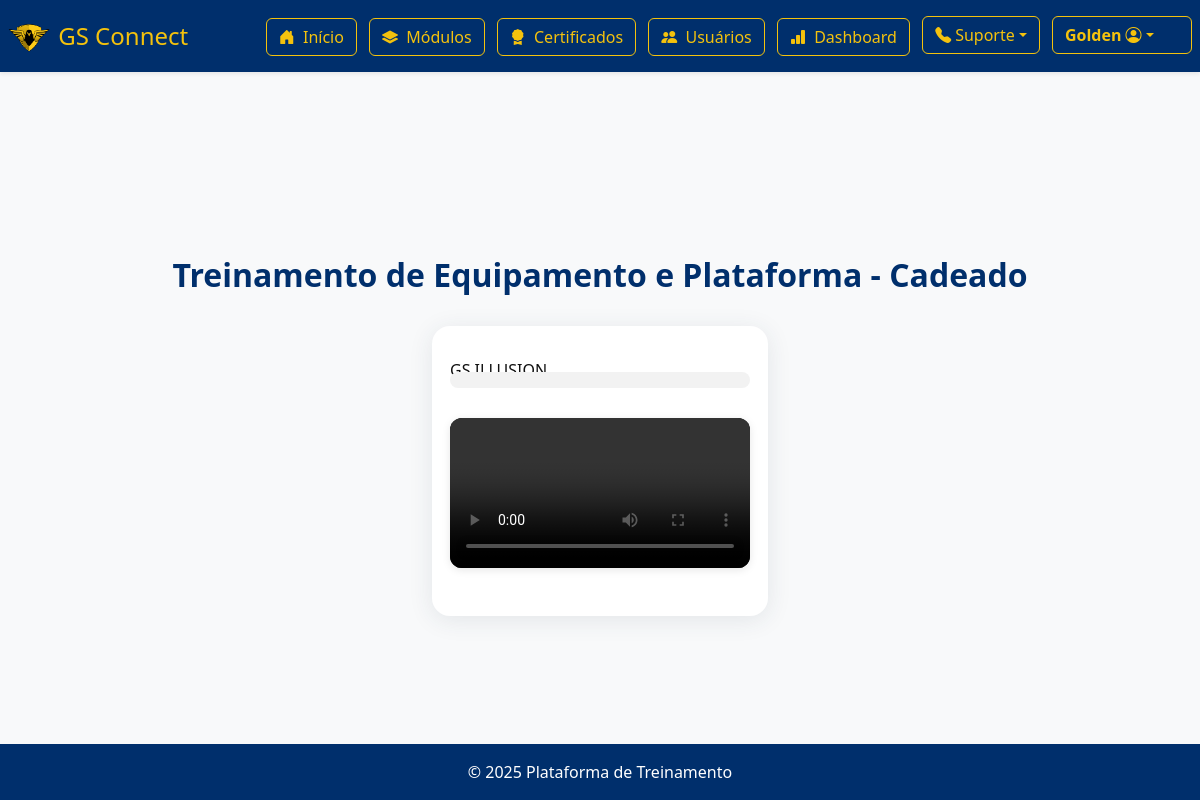
The app's page /cursos/modulo/3/ (signed in) with its own data.
### cursos/models.py (models this page shows, shortened)
class Modulo(models.Model):
    curso = models.ForeignKey(Curso, related_name='modulos', on_delete=models.CASCADE)
    equipamento = models.ForeignKey(Equipamento, on_delete=models.CASCADE)
    titulo = models.CharField(max_length=200)
    conteudo = models.TextField()
    ordem = models.PositiveIntegerField()
    video = models.FileField(upload_to='videos/', null=True, blank=True)  # ✅ aqui
    imagem_capa = models.ImageField(upload_to='capas_modulos/', null=True, blank=True)  # NOVO CAMPO
    beneficios = models.TextField(blank=True, default='')  # Um benefício por linha

### cursos/views.py (the view, shortened to what this page needs)
# urls.py: path('modulo/<int:modulo_id>/', views.ver_modulo, name='ver_modulo'),
def ver_modulo(request, modulo_id):
    modulo = get_object_or_404(Modulo, id=modulo_id)
    if request.user.is_authenticated and request.user.is_staff:
        context = {'modulo': modulo}
        if 'equipamento' in modulo.titulo.lower():
            perfil = PerfilUsuario.objects.get(user=request.user)
            modelos = perfil.modelos_equipamento.all()
            conteudos = ConteudoEquipamento.objects.filter(modelo__in=modelos)
            context['conteudos_equipamentos'] = conteudos
            tempos_assistidos = {
                str(conteudo.modelo.id): ProgressoConteudoEquipamento.objects.filter(
                    usuario=request.user, conteudo=conteudo
                ).first().tempo_assistido if ProgressoConteudoEquipamento.objects.filter(
                    usuario=request.user, conteudo=conteudo
                ).exists() else 0
                for conteudo in conteudos
            }
            context['tempos_assistidos'] = tempos_assistidos
        progresso = ProgressoModulo.objects.filter(usuario=request.user, modulo=modulo).first()
        tempo_assistido = progresso.tempo_assistido if progresso else 0
        context['tempo_assistido'] = tempo_assistido
        return render(request, 'cursos/modulo.html', context)

### cursos/templates/cursos/modulo.html (shortened to what this page needs)
{% extends 'core/base.html' %}
{% load static %}
{% block content %}
{% if modulo.id == 2 %}
  <hr>
  <h3 class="mt-4 mb-3 text-center">Modelos de Equipamento do Cliente</h3>
  {% if conteudos_equipamentos|length == 1 %}
    <div class="d-flex justify-content-center">
      {% with conteudo=conteudos_equipamentos.0 %}
      <div class="card shadow-sm" style="min-width: 320px; max-width: 900px; width: 100%; margin: 0 auto;">
        <div class="card-header bg-primary text-white d-flex align-items-center" style="font-size:1.1rem;">
          <i class="bi bi-cpu-fill me-2"></i>
          <span class="fw-bold">{{ conteudo.modelo }}</span>
          {% if conteudo.titulo %}<span class="ms-2">{{ conteudo.titulo }}</span>{% endif %}
        </div>
        <div class="card-body d-flex flex-column align-items-center">
          {% if conteudo.video %}
            <video id="video-modelo-{{ conteudo.id }}" data-modelo-id="{{ conteudo.modelo.id }}" src="{{ conteudo.video.url }}" controls style="width: 100%; max-width: 900px; min-height: 350px; border-radius: 12px; margin-bottom: 10px; box-shadow:0 2px 8px rgba(0,0,0,0.10); background: #000;"></video>
          {% endif %}
          <p class="mt-2" style="width:100%;">{{ conteudo.descricao }}</p>
        </div>
      </div>
      {% endwith %}
    </div>
  {% elif conteudos_equipamentos|length > 1 %}
    <div class="position-relative" style="max-width: 900px; margin: 0 auto;">
      <div class="d-flex justify-content-center mb-4">
        {% with conteudo=conteudos_equipamentos.0 %}
        <div class="card shadow-sm" style="min-width: 320px; max-width: 900px; width: 100%; margin: 0 auto;">
          <div class="card-header bg-primary text-white d-flex align-items-center" style="font-size:1.1rem;">
            <i class="bi bi-cpu-fill me-2"></i>
            <span class="fw-bold">{{ conteudo.modelo }}</span>
            {% if conteudo.titulo %}<span class="ms-2">{{ conteudo.titulo }}</span>{% endif %}
          </div>
          <div class="card-body d-flex flex-column align-items-center">
            {% if conteudo.video %}
              <video id="video-modelo-{{ conteudo.id }}" data-modelo-id="{{ conteudo.modelo.id }}" src="{{ conteudo.video.url }}" controls style="width: 100%; max-width: 900px; min-height: 350px; border-radius: 12px; margin-bottom: 10px; box-shadow:0 2px 8px rgba(0,0,0,0.10); background: #000;"></video>
            {% endif %}
            <p class="mt-2" style="width:100%;">{{ conteudo.descricao }}</p>
          </div>
        </div>
        {% endwith %}
      </div>
      <div class="sidebar-equipamentos">
        {% for conteudo in conteudos_equipamentos|slice:'1:' %}
        <div class="card shadow-sm sidebar-video-card" data-index="{{ forloop.counter }}" style="max-width: 900px; margin: 0 auto;">
          <div class="card-header bg-primary text-white d-flex align-items-center" style="font-size:1.1rem;">
            <i class="bi bi-cpu-fill me-2"></i>
            <span class="fw-bold sidebar-modelo">{{ conteudo.modelo }}</span>
            {% if conteudo.titulo %}<span class="ms-2 sidebar-titulo">{{ conteudo.titulo }}</span>{% endif %}
          </div>
          <div class="card-body d-flex flex-column align-items-center">
            {% if conteudo.video %}
              <video id="video-modelo-{{ conteudo.id }}" class="sidebar-video" data-modelo-id="{{ conteudo.modelo.id }}" src="{{ conteudo.video.url }}" controls style="width: 100%; max-width: 900px; border-radius: 8px; margin-bottom: 10px; box-shadow:0 2px 8px rgba(0,0,0,0.10);"></video>
            {% endif %}
            <p class="mt-2 sidebar-descricao" style="width:100%;">{{ conteudo.descricao }}</p>
          </div>
        </div>
        {% endfor %}
      </div>
    </div>
  {% endif %}
  {% if conteudos_equipamentos %}
    <script id="tempos-assistidos-data" type="application/json">{{ tempos_assistidos|safe }}</script>
  {% endif %}
  <script>
    document.addEventListener('DOMContentLoaded', function() {
      // Troca de vídeo central com vídeo da sidebar
      const centralCard = document.querySelector('.d-flex.justify-content-center.mb-4 .card');
      const sidebarCards = document.querySelectorAll('.sidebar-video-card');
      if (centralCard && sidebarCards.length > 0) {
        sidebarCards.forEach(function(sidebarCard) {
          sidebarCard.addEventListener('click', function() {
            // Elementos do central
            const centralVideo = centralCard.querySelector('video');
            const centralModelo = centralCard.querySelector('.fw-bold');
            const centralTitulo = centralCard.querySelector('.ms-2');
            const centralDescricao = centralCard.querySelector('p');
            // Elementos do sidebar
            const sidebarVideo = sidebarCard.querySelector('video');
            const sidebarModelo = sidebarCard.querySelector('.sidebar-modelo');
            const sidebarTitulo = sidebarCard.querySelector('.sidebar-titulo');
            const sidebarDescricao = sidebarCard.querySelector('.sidebar-descricao');
            // Salvar dados do central
            const temp = {
              src: centralVideo.src,
              modelo: centralModelo.textContent,
              titulo: centralTitulo ? centralTitulo.textContent : '',
              descricao: centralDescricao.textContent
            };
            // Trocar central pelo sidebar
            centralVideo.src = sidebarVideo.src;
            centralModelo.textContent = sidebarModelo.textContent;
            if (centralTitulo && sidebarTitulo) {
              centralTitulo.textContent = sidebarTitulo.textContent;
            } else if (centralTitulo && !sidebarTitulo) {
              centralTitulo.textContent = '';
            } else if (!centralTitulo && sidebarTitulo) {
              const span = document.createElement('span');
              span.className = 'ms-2';
              span.textContent = sidebarTitulo.textContent;
              centralModelo.parentNode.appendChild(span);
            }
            centralDescricao.textContent = sidebarDescricao.textContent;
            // Trocar sidebar pelo central
            sidebarVideo.src = temp.src;
            sidebarModelo.textContent = temp.modelo;
            if (sidebarTitulo && temp.titulo) {
              sidebarTitulo.textContent = temp.titulo;
            } else if (sidebarTitulo && !temp.titulo) {
              sidebarTitulo.textContent = '';
            } else if (!sidebarTitulo && temp.titulo) {
              const span = document.createElement('span');
              span.className = 'sidebar-titulo ms-2';
              span.textContent = temp.titulo;
              sidebarModelo.parentNode.appendChild(span);
            }
            sidebarDescricao.textContent = temp.descricao;
          });
        });
      }
      // --- CORREÇÃO: Loop JS para registrar progresso dos vídeos de equipamentos ---
      let temposAssistidos = {};
      const temposScript = document.getElementById('tempos-assistidos-data');
      if (temposScript) {
        temposAssistidos = JSON.parse(temposScript.textContent);
      }
      document.querySelectorAll('video[id^="video-modelo-"]').forEach(function(video) {
        const modeloId = video.getAttribute('data-modelo-id');
        const tempoSalvo = temposAssistidos[modeloId] || 0;
        video.addEventListener('loadedmetadata', function() {
          if (tempoSalvo > 0 && tempoSalvo < video.duration) {
            video.currentTime = tempoSalvo;
          }
        });
        let maxWatched = 0;
        let lastSent = 0;
        video.addEventListener('timeupdate', function() {
          if (video.currentTime > maxWatched) {
            maxWatched = video.currentTime;
          }
          if (Math.floor(maxWatched) - lastSent >= 10 || maxWatched >= video.duration) {
            lastSent = Math.floor(maxWatched);
            fetch(`/cursos/registrar_progresso_modelo/{{ modulo.id }}/${modeloId}/`, {
              method: 'POST',
              headers: {
                'Content-Type': 'application/json',
                'X-CSRFToken': '{{ csrf_token }}',
              },
              body: JSON.stringify({ tempo_assistido: Math.floor(maxWatched) })
            });
          }
        });
      });
    });
  </script>
{% else %}
  <div style="width:100%;text-align:center;margin:32px 0 24px 0;"><h2 style="color:#0a3570;font-weight:700;">{{ modulo.titulo }}</h2></div>
  <div class="modulo-detalhe-section">
    <div class="modulo-detalhe-card" style="background:#fff;box-shadow:0 4px 24px rgba(44,62,80,0.10);border-radius:18px;padding:32px 18px 32px 18px;max-width:950px;margin:0 auto;">
      {% if modulo.id != 1 and modulo.titulo != 'Inserção' and modulo.titulo != 'Plataforma' %}
        <div class="modulo-detalhe-desc">{{ modulo.conteudo }}</div>
      {% endif %}
      {% if modulo.video %}
        <div style="width:100%;max-width:900px;margin:0 auto 1rem auto;display:flex;flex-direction:column;align-items:center;">
          <div class="progress" style="height: 16px; margin-bottom: 18px; margin-top: -10px; border-radius:8px; background:#f2f2f2; width:100%;">
          </div>
          <video id="modulo-video" class="modulo-detalhe-video" controls controlsList="nodownload" style="width:100%;max-width:900px;border-radius:12px;box-shadow:0 2px 8px rgba(0,0,0,0.10);background:#000;margin-top:12px;">
            <source src="{{ modulo.video.url }}" type="video/mp4">
          </video>
        </div>
      {% else %}
        <div class="alert alert-warning text-center">Este módulo ainda não possui vídeo.</div>
      {% endif %}
    </div>
  </div>
{% endif %}
{% endblock %}

### core/templates/core/base.html (shortened to what this page needs)
{% load static %}
<!DOCTYPE html>
<html lang="pt-br">
<head>
    <link href="https://cdn.jsdelivr.net/npm/bootstrap@5.3.0/dist/css/bootstrap.min.css" rel="stylesheet">
    <link rel="stylesheet" href="{% static 'css/style.css' %}">
</head>
<body class="bg-light">
<header class="bg-primary text-white py-2 mb-4 shadow-sm">
    <div class="container-fluid d-flex flex-column flex-md-row align-items-center justify-content-between px-2" style="min-height: 56px;">
        <div class="d-flex align-items-center">
            <img src="{% static 'img/logo.png' %}" alt="Logo Golden Sat" style="height: 32px; margin-right: 8px;">
            <h1 class="mb-0" style="font-size: 1.5rem;">GS Connect</h1>
        </div>
        <nav class="mt-2 mt-md-0">
            {% if not request.path == '/login/' %}
                <a class="btn btn-outline-light me-2" href="{% url 'home' %}"><i class="bi bi-house-door-fill me-1"></i> Início</a>
                {% if user.is_authenticated %}
                    <a class="btn btn-outline-light me-2" href="{% url 'cursos:todos_modulos' %}"><i class="bi bi-layers-fill me-1"></i> Módulos</a>
                    <a class="btn btn-outline-light me-2" href="{% url 'certificado_form' %}"><i class="bi bi-award-fill me-1"></i> Certificados</a>
                    {% if user.is_staff %}
                        <a class="btn btn-outline-light me-2" href="{% url 'usuarios' %}"><i class="bi bi-people-fill me-1"></i> Usuários</a>
                        <a class="btn btn-outline-light me-2" href="{% url 'dashboard_usuarios' %}"><i class="bi bi-bar-chart-fill me-1"></i> Dashboard</a>
                    {% endif %}
                    <div class="dropdown d-inline-block me-2">
                      <button class="btn btn-outline-light dropdown-toggle d-flex align-items-center" type="button" id="suporteDropdown" data-bs-toggle="dropdown" aria-expanded="false">
                        <i class="bi bi-telephone-fill me-1"></i> Suporte
                      </button>
                    </div>
                    <div class="dropdown d-inline-block">
                        <a class="btn btn-outline-light dropdown-toggle fw-bold d-flex align-items-center" href="#" id="userDropdown" role="button" data-bs-toggle="dropdown" aria-expanded="false" style="min-width: 140px;">
                            <span class="me-1">{{ user.get_full_name|default:user.username }}</span>
                            <i class="bi bi-person-circle"></i>
                        </a>
                    </div>
                {% else %}
                    <a class="btn btn-light text-primary" href="{% url 'login' %}">Entrar</a>
                {% endif %}
            {% endif %}
        </nav>
    </div>
</header>
<div class="content-wrapper">
  <main class="container flex-grow-1">
      {% block content %}{% endblock %}
  </main>
</div>
<footer class="bg-primary text-white text-center py-3 mt-auto">
    <p class="mb-0">© 2025 Plataforma de Treinamento</p>
</footer>
<link rel="stylesheet" href="https://cdn.jsdelivr.net/npm/bootstrap-icons@1.10.5/font/bootstrap-icons.css">
</body>
</html>

### core/static/css/style.css (style rules this page uses)
:root { --azul-escuro: #002f6c; --amarelo: #f4c20d; --preto: #111111; --branco: #ffffff; }
body { background: var(--branco) !important; color: var(--preto) !important; }
header.bg-primary, .footer.bg-primary, .footer, .bg-primary { background: var(--azul-escuro) !important; }
header h1, .footer p, .footer, .footer * { color: var(--amarelo) !important; }
.btn-outline-light, .btn-outline-light:visited { color: var(--amarelo) !important; border-color: var(--amarelo) !important; background: transparent !important; }
a, a:visited { color: var(--azul-escuro) !important; }
.card-title, h1, h2, h3, h4, h5, h6 { color: var(--azul-escuro) !important; }
html, body { height: 100%; margin: 0; padding: 0; overflow: hidden; }

### core/templates/core/base.html (style rules this page uses)
html, body { height: 100%; min-height: 100vh; margin: 0; padding: 0; }
body { display: flex; flex-direction: column; min-height: 100vh; overflow-y: auto; }
.content-wrapper { flex: 1 0 auto; display: flex; flex-direction: column; }
main.container { flex: 1 0 auto; display: flex; flex-direction: column; justify-content: center; align-items: center; }
footer { flex-shrink: 0; }

### records on screen
Modulo: titulo "Treinamento de Equipamento e Plataforma - Cadeado", conteudo "GS ILLUSION"

### other values on screen
{{ user.get_full_name|default:user.username }} "Golden"
